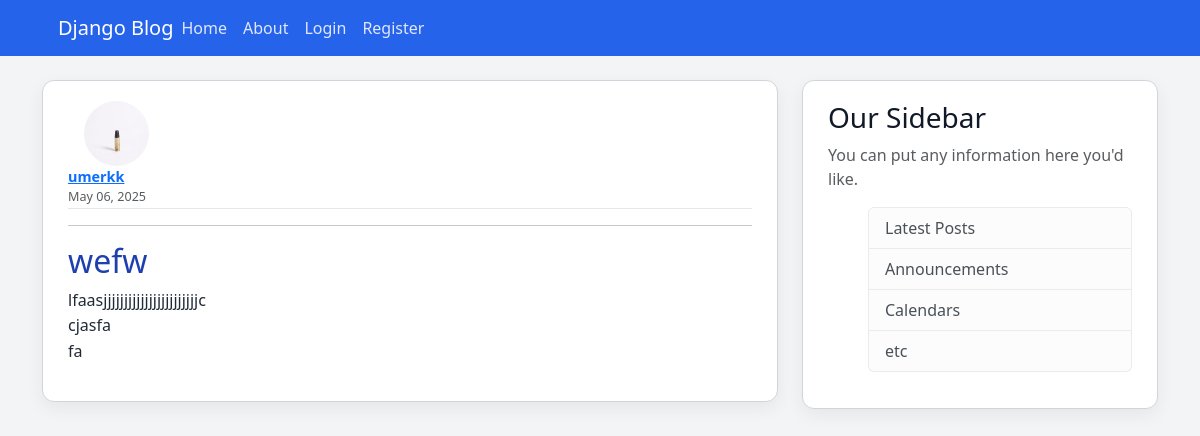
Screenshot of /blog/post/9/ with the database file from the repository.
### blog/models.py (models this page shows, shortened)
class Post(models.Model):
    title=models.CharField(max_length=100)
    content=models.TextField()
    date_posted=models.DateTimeField(default=timezone.now)
    author=models.ForeignKey(User, on_delete=models.CASCADE)

### users/models.py (models this page shows, shortened)
class Profile(models.Model):
    user= models.OneToOneField(User, on_delete=models.CASCADE)
    image= models.ImageField(default='default.jpg', upload_to='profile_pics')

### blog/views.py (the view)
# urls.py: path('post/<int:pk>/', PostDetailView.as_view(), name='post-detail'),
class PostDetailView(DetailView):
    model= Post

### blog/templates/blog/post_detail.html (shortened to what this page needs)
{% extends "blog/base.html" %}
{% block abs %}
<article class="media content-section">
  <img class="rounded-circle article-img me-3" src="{{ object.author.profile.image.url }}">
  <div class="media-body">
    <div class="article-metadata d-flex flex-column flex-md-row align-items-start justify-content-between">
      <div>
        <a class="mr-2 fw-bold" href="{% url 'user-post' object.author.username%}">{{ object.author }}</a>
        <small class="text-muted d-block">{{ object.date_posted|date:"F d, Y" }}</small>
      </div>
    </div>
    <hr>
    <h2 class="article-title">{{ object.title }}</h2>
    <p class="article-content">{{ object.content }}</p>
  </div>
</article>
{% endblock abs %}

### blog/static/blog/main.css (style rules this page uses)
body { background: #f3f4f6; color: #1f2937; margin-top: 5rem; font-family: 'Segoe UI', sans-serif; }
h1, h2, h3, h4, h5, h6 { color: #111827; }
.content-section { background: #ffffff; padding: 20px 25px; border: 1px solid #d1d5db; border-radius: 12px; margin-bottom: 20px; box-shadow: 0 6px 18px rgba(0, 0, 0, 0.06); }
.article-title { color: #1e40af; font-weight: 500; }
.article-content { white-space: pre-line; font-size: 1rem; line-height: 1.6; }
.article-img { height: 65px; width: 65px; margin-right: 16px; border-radius: 8px; }
.article-metadata { padding-bottom: 1px; margin-bottom: 4px; border-bottom: 1px solid #e5e7eb; font-size: 0.9rem; color: #6b7280; }

### rows the page displays
Post: author.profile.image (picture), author "umerkk", date_posted "May 06, 2025", title "wefw", content "lfaasjjjjjjjjjjjjjjjjjjjjjjjc cjasfa fa"
